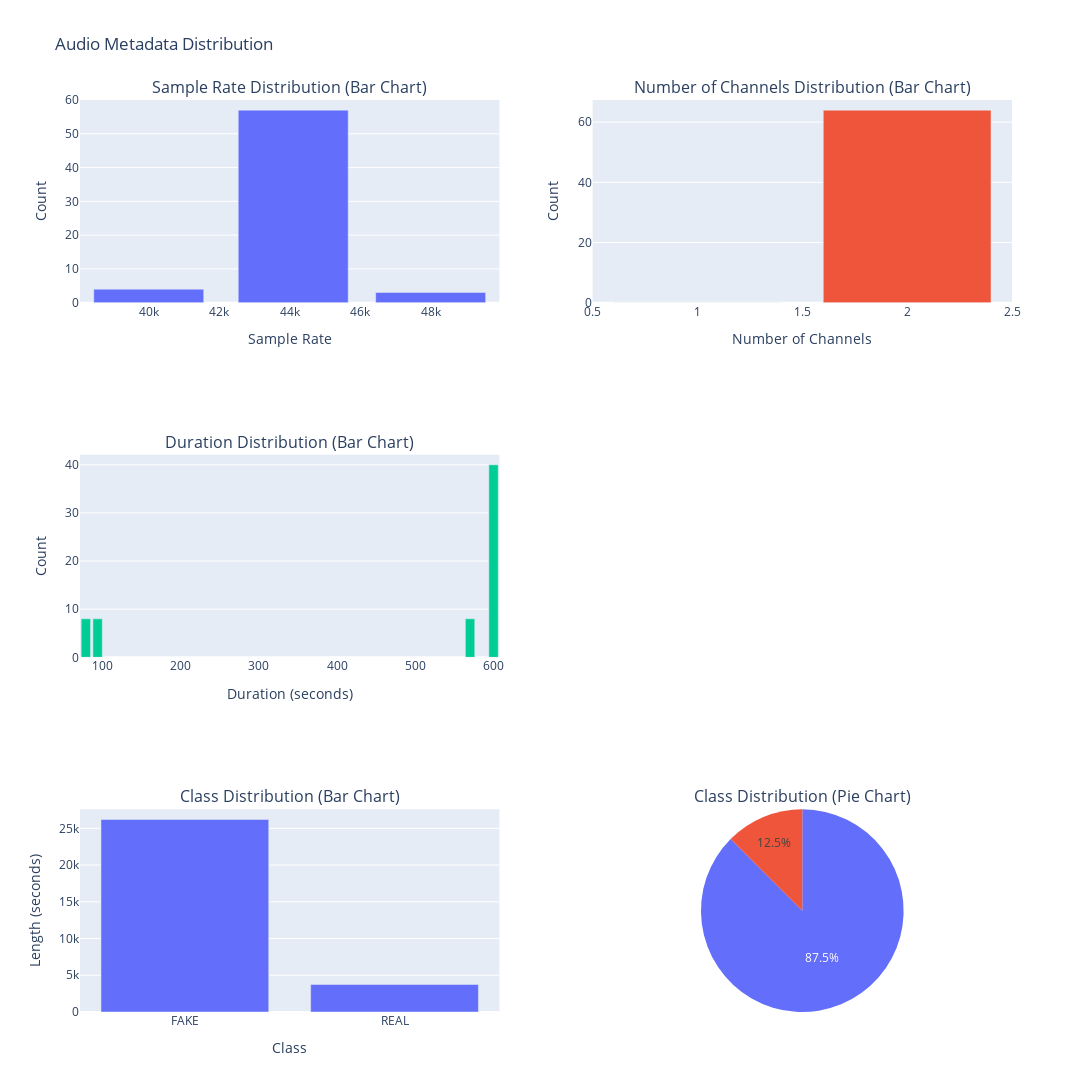

The cell this chart's notebook holds for it:
### Code cell
def plot_metadata_distribution(metadata_df):
    class_distr = metadata_df.groupby('label').sum()

    fig = make_subplots(
        rows=3, cols=2, 
        subplot_titles=(
            "Sample Rate Distribution (Bar Chart)", "Number of Channels Distribution (Bar Chart)",
            "Duration Distribution (Bar Chart)", "",
            "Class Distribution (Bar Chart)", "Class Distribution (Pie Chart)"
        ),
        specs=[
            [{"type": "bar"}, {"type": "bar"}],
            [{"type": "bar"}, {}],
            [{"type": "bar"}, {"type": "pie"}],
        ],
        column_widths=[0.5, 0.5]
    )

    # Plot sample rate distribution
    fig.add_trace(
        go.Bar(x=metadata_df['sample_rate'].value_counts().index, y=metadata_df['sample_rate'].value_counts(), name='Sample Rate'),
        row=1, col=1
    )

    # Plot number of channels distribution
    channels_counts = metadata_df['num_channels'].value_counts().reindex([1, 2], fill_value=0)
    fig.add_trace(
        go.Bar(x=channels_counts.index, y=channels_counts, name='Number of Channels'),
        row=1, col=2
    )

    # Plot duration distribution
    fig.add_trace(
        go.Bar(x=metadata_df['duration'].round().value_counts().sort_index().index, y=metadata_df['duration'].round().value_counts().sort_index(), name='Duration'),
        row=2, col=1
    )

    # Plot class distribution - bar chart
    bar_fig = px.bar(class_distr, x=class_distr.index, y='duration', labels={'duration': 'Length (seconds)'})
    for trace in bar_fig['data']:
        fig.add_trace(trace, row=3, col=1)

    # Plot class distribution - pie chart
    pie_fig = px.pie(class_distr, values='duration', names=class_distr.index)
    for trace in pie_fig['data']:
        fig.add_trace(trace, row=3, col=2)

    # Update layout for the entire figure
    fig.update_layout(
        height=1200,
        width=1200,
        title_text="Audio Metadata Distribution",
        showlegend=False
    )

    fig.update_xaxes(title_text="Sample Rate", row=1, col=1)
    fig.update_yaxes(title_text="Count", row=1, col=1)
    
    fig.update_xaxes(title_text="Number of Channels", row=1, col=2)
    fig.update_yaxes(title_text="Count", row=1, col=2)
    
    fig.update_xaxes(title_text="Duration (seconds)", row=2, col=1)
    fig.update_yaxes(title_text="Count", row=2, col=1)

    fig.update_xaxes(title_text="Class", row=3, col=1)
    fig.update_yaxes(title_text="Length (seconds)", row=3, col=1)

    fig.show()

# Example usage:
plot_metadata_distribution(metadata_df)

### Figure 1 — Plotly figure (JSON) as saved in the notebook; plotly's stock layout.template omitted (floating-point values rounded to 4 significant figures)
{"data": [{"name": "Sample Rate", "type": "bar", "x": [44100, 40000, 48000], "xaxis": "x", "y": [57, 4, 3], "yaxis": "y"}, {"name": "Number of Channels", "type": "bar", "x": [1, 2], "xaxis": "x2", "y": [0, 64], "yaxis": "y2"}, {"name": "Duration", "type": "bar", "x": [79, 94, 570, 600], "xaxis": "x3", "y": [8, 8, 8, 40], "yaxis": "y3"}, {"alignmentgroup": "True", "hovertemplate": "label=%{x}<br>Length (seconds)=%{y}<extra></extra>", "legendgroup": "", "marker": {"color": "#636efa", "pattern": {"shape": ""}}, "name": "", "offsetgroup": "", "orientation": "v", "showlegend": false, "textposition": "auto", "type": "bar", "x": ["FAKE", "REAL"], "xaxis": "x5", "y": [26200.0, 3745.0], "yaxis": "y5"}, {"domain": {"x": [0.55, 1], "y": [0, 0.2222]}, "hovertemplate": "label=%{label}<br>duration=%{value}<extra></extra>", "labels": ["FAKE", "REAL"], "legendgroup": "", "name": "", "showlegend": true, "type": "pie", "values": [26200.0, 3745.0]}], "layout": {"annotations": [{"font": {"size": 16}, "showarrow": false, "text": "Sample Rate Distribution (Bar Chart)", "x": 0.225, "xanchor": "center", "xref": "paper", "y": 1, "yanchor": "bottom", "yref": "paper"}, {"font": {"size": 16}, "showarrow": false, "text": "Number of Channels Distribution (Bar Chart)", "x": 0.775, "xanchor": "center", "xref": "paper", "y": 1, "yanchor": "bottom", "yref": "paper"}, {"font": {"size": 16}, "showarrow": false, "text": "Duration Distribution (Bar Chart)", "x": 0.225, "xanchor": "center", "xref": "paper", "y": 0.6111, "yanchor": "bottom", "yref": "paper"}, {"font": {"size": 16}, "showarrow": false, "text": "Class Distribution (Bar Chart)", "x": 0.225, "xanchor": "center", "xref": "paper", "y": 0.2222, "yanchor": "bottom", "yref": "paper"}, {"font": {"size": 16}, "showarrow": false, "text": "Class Distribution (Pie Chart)", "x": 0.775, "xanchor": "center", "xref": "paper", "y": 0.2222, "yanchor": "bottom", "yref": "paper"}], "height": 1200, "showlegend": false, "title": {"text": "Audio Metadata Distribution"}, "width": 1200, "xaxis": {"anchor": "y", "domain": [0, 0.45], "title": {"text": "Sample Rate"}}, "xaxis2": {"anchor": "y2", "domain": [0.55, 1], "title": {"text": "Number of Channels"}}, "xaxis3": {"anchor": "y3", "domain": [0, 0.45], "title": {"text": "Duration (seconds)"}}, "xaxis4": {"anchor": "y4", "domain": [0.55, 1]}, "xaxis5": {"anchor": "y5", "domain": [0, 0.45], "title": {"text": "Class"}}, "yaxis": {"anchor": "x", "domain": [0.7778, 1], "title": {"text": "Count"}}, "yaxis2": {"anchor": "x2", "domain": [0.7778, 1], "title": {"text": "Count"}}, "yaxis3": {"anchor": "x3", "domain": [0.3889, 0.6111], "title": {"text": "Count"}}, "yaxis4": {"anchor": "x4", "domain": [0.3889, 0.6111]}, "yaxis5": {"anchor": "x5", "domain": [0, 0.2222], "title": {"text": "Length (seconds)"}}}}
